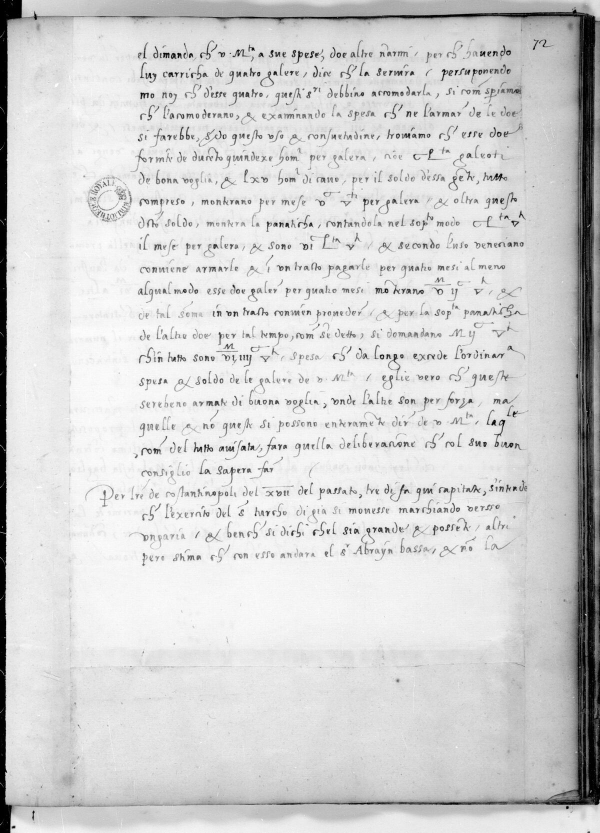
#> input picture targets/sormano/arya/img3000/f142_1200.jpg, 1200 x 1665 px, given in place of IMG_R9414_I44519_P3.jpg, which was not available (shown at 1/2 size)
$ python zoom3.py ../../../sormano/arya/img3000/f142_1200.jpg ../../../sormano/arya/img3000/f146_1200.jpg ../../../sormano/arya/img3000/f146_1200.jpg ../../../sormano/arya/img3000/f146_1200.jpg 1.0 out.png
#> lines starting #> are read from the running program, lines starting #| are printed output that depends on the picture
import sys
from PIL import Image, ImageOps
im=Image.open('../img/IMG_R9414_I44519_P3.jpg').convert('L').rotate(180)
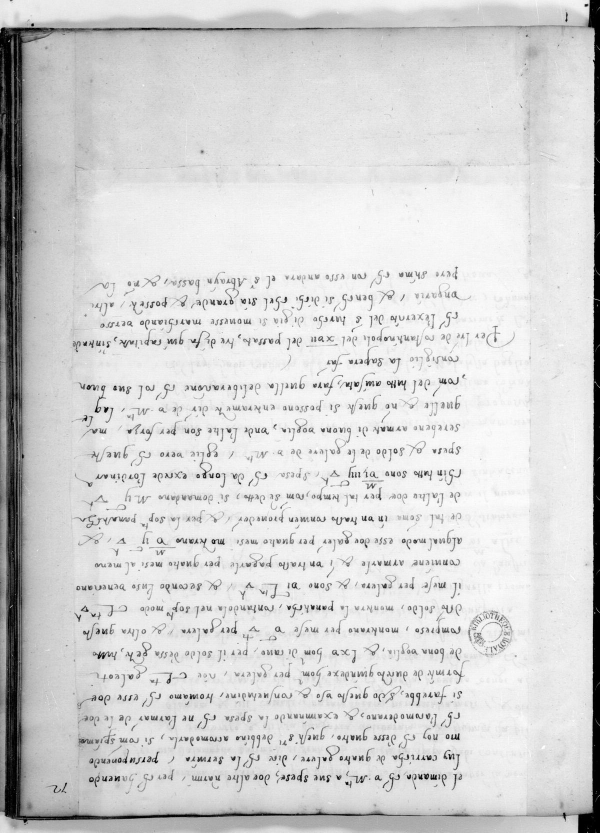
#> im: PIL image 1200x1665 L (shown at 1/2 size); min 0, max 255, mean 211.6
#> (the run stopped early here; a loop or call above may not have finished)

$ run again, on targets/sormano/arya/img3000/f146_1200.jpg
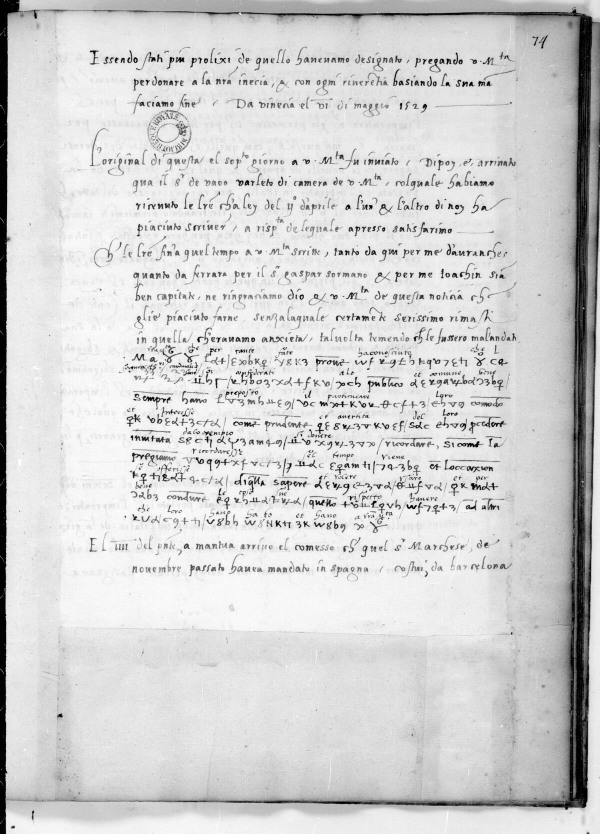
#> input picture targets/sormano/arya/img3000/f146_1200.jpg, 1200 x 1667 px, given in place of IMG_R9414_I44519_P3.jpg, which was not available (shown at 1/2 size)
#> `im=Image.open('../img/IMG_R9414_I44519_P3.jpg').convert('L').rotate(180)`:
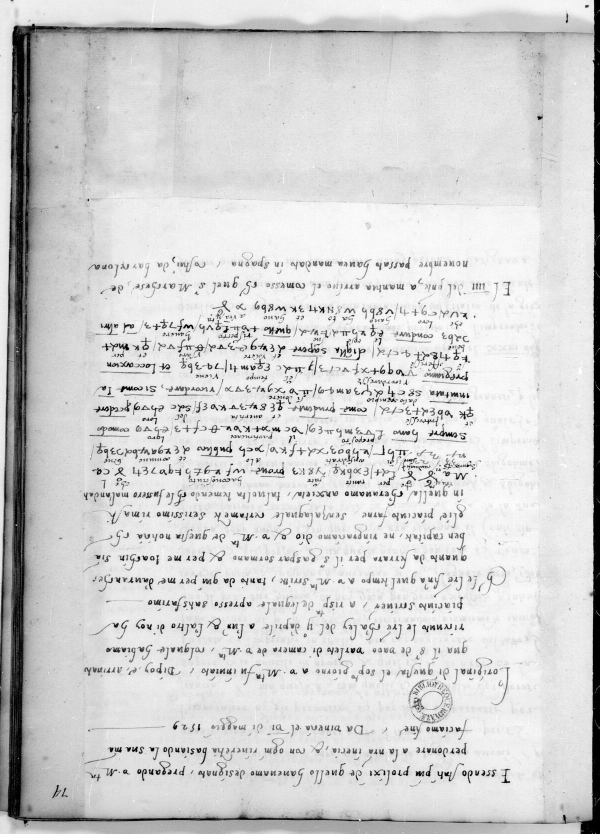
#> im: PIL image 1200x1667 L (shown at 1/2 size); min 0, max 255, mean 209.7
